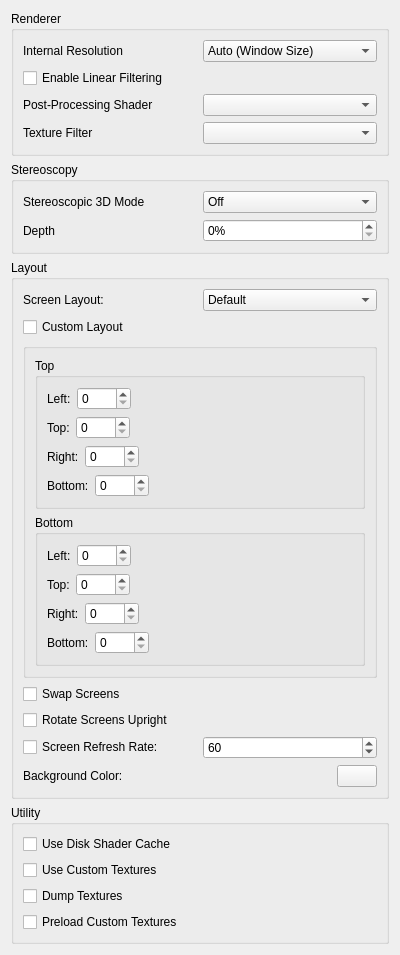
<?xml version="1.0" encoding="UTF-8"?>
<ui version="4.0">
 <class>ConfigureEnhancements</class>
 <widget class="QWidget" name="ConfigureEnhancements">
  <property name="geometry">
   <rect>
    <x>0</x>
    <y>0</y>
    <width>400</width>
    <height>595</height>
   </rect>
  </property>
  <property name="minimumSize">
   <size>
    <width>0</width>
    <height>0</height>
   </size>
  </property>
  <property name="windowTitle">
   <string>Form</string>
  </property>
  <layout class="QVBoxLayout" name="verticalLayout">
   <item>
    <widget class="QGroupBox" name="rendererBox">
     <property name="title">
      <string>Renderer</string>
     </property>
     <layout class="QVBoxLayout" name="verticalLayout_6">
      <item>
       <layout class="QHBoxLayout" name="horizontalLayout">
        <item>
         <widget class="QLabel" name="label">
          <property name="text">
           <string>Internal Resolution</string>
          </property>
         </widget>
        </item>
        <item>
         <widget class="QComboBox" name="resolution_factor_combobox">
          <item>
           <property name="text">
            <string>Auto (Window Size)</string>
           </property>
          </item>
          <item>
           <property name="text">
            <string>Native (400x240)</string>
           </property>
          </item>
          <item>
           <property name="text">
            <string>2x Native (800x480)</string>
           </property>
          </item>
          <item>
           <property name="text">
            <string>3x Native (1200x720)</string>
           </property>
          </item>
          <item>
           <property name="text">
            <string>4x Native (1600x960)</string>
           </property>
          </item>
          <item>
           <property name="text">
            <string>5x Native (2000x1200)</string>
           </property>
          </item>
          <item>
           <property name="text">
            <string>6x Native (2400x1440)</string>
           </property>
          </item>
          <item>
           <property name="text">
            <string>7x Native (2800x1680)</string>
           </property>
          </item>
          <item>
           <property name="text">
            <string>8x Native (3200x1920)</string>
           </property>
          </item>
          <item>
           <property name="text">
            <string>9x Native (3600x2160)</string>
           </property>
          </item>
          <item>
           <property name="text">
            <string>10x Native (4000x2400)</string>
           </property>
          </item>
         </widget>
        </item>
       </layout>
      </item>
      <item>
       <widget class="QCheckBox" name="toggle_linear_filter">
        <property name="text">
         <string>Enable Linear Filtering</string>
        </property>
       </widget>
      </item>
      <item>
       <layout class="QHBoxLayout" name="horizontalLayout_11">
        <item>
         <widget class="QLabel" name="label_2">
          <property name="text">
           <string>Post-Processing Shader</string>
          </property>
         </widget>
        </item>
        <item>
         <widget class="QComboBox" name="shader_combobox"/>
        </item>
       </layout>
      </item>
      <item>
       <layout class="QHBoxLayout" name="horizontalLayout_3">
        <item>
         <widget class="QLabel" name="label_5">
          <property name="text">
           <string>Texture Filter</string>
          </property>
         </widget>
        </item>
        <item>
         <widget class="QComboBox" name="texture_filter_combobox"/>
        </item>
       </layout>
      </item>
     </layout>
    </widget>
   </item>
   <item>
    <widget class="QGroupBox" name="groupBox">
     <property name="title">
      <string>Stereoscopy</string>
     </property>
     <layout class="QVBoxLayout" name="verticalLayout_4">
      <item>
       <layout class="QHBoxLayout" name="horizontalLayout_5">
        <item>
         <widget class="QLabel" name="label_4">
          <property name="text">
           <string>Stereoscopic 3D Mode</string>
          </property>
         </widget>
        </item>
        <item>
         <widget class="QComboBox" name="render_3d_combobox">
          <item>
           <property name="text">
            <string>Off</string>
           </property>
          </item>
          <item>
           <property name="text">
            <string>Side by Side</string>
           </property>
          </item>
          <item>
           <property name="text">
            <string>Anaglyph</string>
           </property>
          </item>
          <item>
           <property name="text">
            <string>Interlaced</string>
           </property>
          </item>
         </widget>
        </item>
       </layout>
      </item>
      <item>
       <layout class="QHBoxLayout" name="horizontalLayout_7">
        <item>
         <widget class="QLabel" name="label_3">
          <property name="text">
           <string>Depth</string>
          </property>
         </widget>
        </item>
        <item>
         <widget class="QSpinBox" name="factor_3d">
          <property name="suffix">
           <string>%</string>
          </property>
          <property name="minimum">
           <number>0</number>
          </property>
          <property name="maximum">
           <number>100</number>
          </property>
          <property name="value">
           <number>0</number>
          </property>
         </widget>
        </item>
       </layout>
      </item>
     </layout>
    </widget>
   </item>
   <item>
    <widget class="QGroupBox" name="layoutBox">
     <property name="title">
      <string>Layout</string>
     </property>
     <layout class="QVBoxLayout" name="verticalLayout_3">
      <item>
       <layout class="QHBoxLayout" name="horizontalLayout_4">
        <item>
         <widget class="QLabel" name="label1">
          <property name="text">
           <string>Screen Layout:</string>
          </property>
         </widget>
        </item>
        <item>
         <widget class="QComboBox" name="layout_combobox">
          <item>
           <property name="text">
            <string>Default</string>
           </property>
          </item>
          <item>
           <property name="text">
            <string>Single Screen</string>
           </property>
          </item>
          <item>
           <property name="text">
            <string>Medium Screen</string>
           </property>
          </item>
          <item>
           <property name="text">
            <string>Large Screen</string>
           </property>
          </item>
          <item>
           <property name="text">
            <string>Side by Side</string>
           </property>
          </item>
         </widget>
        </item>
       </layout>
      </item>
      <item>
       <widget class="QCheckBox" name="custom_layout">
        <property name="text">
         <string>Custom Layout</string>
        </property>
       </widget>
      </item>
      <item>
       <widget class="QGroupBox" name="custom_layout_group">
        <property name="title">
         <string/>
        </property>
        <layout class="QVBoxLayout" name="verticalLayout_5">
         <item>
          <widget class="QGroupBox" name="custom_top">
           <property name="title">
            <string>Top</string>
           </property>
           <layout class="QVBoxLayout" name="verticalLayout_8">
            <item>
             <layout class="QHBoxLayout" name="horizontalLayout_5">
              <item>
               <widget class="QLabel" name="label_6">
                <property name="text">
                 <string>Left:</string>
                </property>
               </widget>
              </item>
              <item>
               <widget class="QSpinBox" name="custom_top_left">
                <property name="maximum">
                 <number>5000</number>
                </property>
               </widget>
              </item>
              <item>
               <spacer name="horizontalSpacer">
                <property name="orientation">
                 <enum>Qt::Horizontal</enum>
                </property>
                <property name="sizeHint" stdset="0">
                 <size>
                  <width>40</width>
                  <height>20</height>
                 </size>
                </property>
               </spacer>
              </item>
             </layout>
            </item>
            <item>
             <layout class="QHBoxLayout" name="horizontalLayout_9">
              <item>
               <widget class="QLabel" name="label_7">
                <property name="text">
                 <string>Top:</string>
                </property>
               </widget>
              </item>
              <item>
               <widget class="QSpinBox" name="custom_top_top">
                <property name="maximum">
                 <number>5000</number>
                </property>
               </widget>
              </item>
              <item>
               <spacer name="horizontalSpacer_2">
                <property name="orientation">
                 <enum>Qt::Horizontal</enum>
                </property>
                <property name="sizeHint" stdset="0">
                 <size>
                  <width>40</width>
                  <height>20</height>
                 </size>
                </property>
               </spacer>
              </item>
             </layout>
            </item>
            <item>
             <layout class="QHBoxLayout" name="horizontalLayout_10">
              <item>
               <widget class="QLabel" name="label_8">
                <property name="text">
                 <string>Right:</string>
                </property>
               </widget>
              </item>
              <item>
               <widget class="QSpinBox" name="custom_top_right">
                <property name="maximum">
                 <number>5000</number>
                </property>
               </widget>
              </item>
              <item>
               <spacer name="horizontalSpacer_3">
                <property name="orientation">
                 <enum>Qt::Horizontal</enum>
                </property>
                <property name="sizeHint" stdset="0">
                 <size>
                  <width>40</width>
                  <height>20</height>
                 </size>
                </property>
               </spacer>
              </item>
             </layout>
            </item>
            <item>
             <layout class="QHBoxLayout" name="horizontalLayout_11">
              <item>
               <widget class="QLabel" name="label_11">
                <property name="text">
                 <string>Bottom:</string>
                </property>
               </widget>
              </item>
              <item>
               <widget class="QSpinBox" name="custom_top_bottom">
                <property name="maximum">
                 <number>5000</number>
                </property>
               </widget>
              </item>
              <item>
               <spacer name="horizontalSpacer_4">
                <property name="orientation">
                 <enum>Qt::Horizontal</enum>
                </property>
                <property name="sizeHint" stdset="0">
                 <size>
                  <width>40</width>
                  <height>20</height>
                 </size>
                </property>
               </spacer>
              </item>
             </layout>
            </item>
           </layout>
          </widget>
         </item>
         <item>
          <widget class="QGroupBox" name="custom_bottom">
           <property name="title">
            <string>Bottom</string>
           </property>
           <layout class="QVBoxLayout" name="verticalLayout_9">
            <item>
             <layout class="QHBoxLayout" name="horizontalLayout_12">
              <item>
               <widget class="QLabel" name="label_9">
                <property name="text">
                 <string>Left:</string>
                </property>
               </widget>
              </item>
              <item>
               <widget class="QSpinBox" name="custom_bottom_left">
                <property name="maximum">
                 <number>5000</number>
                </property>
               </widget>
              </item>
              <item>
               <spacer name="horizontalSpacer_5">
                <property name="orientation">
                 <enum>Qt::Horizontal</enum>
                </property>
                <property name="sizeHint" stdset="0">
                 <size>
                  <width>40</width>
                  <height>20</height>
                 </size>
                </property>
               </spacer>
              </item>
             </layout>
            </item>
            <item>
             <layout class="QHBoxLayout" name="horizontalLayout_13">
              <item>
               <widget class="QLabel" name="label_10">
                <property name="text">
                 <string>Top:</string>
                </property>
               </widget>
              </item>
              <item>
               <widget class="QSpinBox" name="custom_bottom_top">
                <property name="maximum">
                 <number>5000</number>
                </property>
               </widget>
              </item>
              <item>
               <spacer name="horizontalSpacer_6">
                <property name="orientation">
                 <enum>Qt::Horizontal</enum>
                </property>
                <property name="sizeHint" stdset="0">
                 <size>
                  <width>40</width>
                  <height>20</height>
                 </size>
                </property>
               </spacer>
              </item>
             </layout>
            </item>
            <item>
             <layout class="QHBoxLayout" name="horizontalLayout_14">
              <item>
               <widget class="QLabel" name="label_12">
                <property name="text">
                 <string>Right:</string>
                </property>
               </widget>
              </item>
              <item>
               <widget class="QSpinBox" name="custom_bottom_right">
                <property name="maximum">
                 <number>5000</number>
                </property>
               </widget>
              </item>
              <item>
               <spacer name="horizontalSpacer_7">
                <property name="orientation">
                 <enum>Qt::Horizontal</enum>
                </property>
                <property name="sizeHint" stdset="0">
                 <size>
                  <width>40</width>
                  <height>20</height>
                 </size>
                </property>
               </spacer>
              </item>
             </layout>
            </item>
            <item>
             <layout class="QHBoxLayout" name="horizontalLayout_15">
              <item>
               <widget class="QLabel" name="label_13">
                <property name="text">
                 <string>Bottom:</string>
                </property>
               </widget>
              </item>
              <item>
               <widget class="QSpinBox" name="custom_bottom_bottom">
                <property name="maximum">
                 <number>5000</number>
                </property>
               </widget>
              </item>
              <item>
               <spacer name="horizontalSpacer_8">
                <property name="orientation">
                 <enum>Qt::Horizontal</enum>
                </property>
                <property name="sizeHint" stdset="0">
                 <size>
                  <width>40</width>
                  <height>20</height>
                 </size>
                </property>
               </spacer>
              </item>
             </layout>
            </item>
           </layout>
          </widget>
         </item>
        </layout>
       </widget>
      </item>
      <item>
       <widget class="QCheckBox" name="swap_screen">
        <property name="text">
         <string>Swap Screens</string>
        </property>
       </widget>
      </item>
      <item>
       <widget class="QCheckBox" name="upright_screen">
        <property name="text">
         <string>Rotate Screens Upright</string>
        </property>
       </widget>
      </item>
      <item>
       <layout class="QHBoxLayout" name="horizontalLayout_9">
        <item>
         <widget class="QCheckBox" name="custom_refresh_rate">
          <property name="text">
           <string>Screen Refresh Rate:</string>
          </property>
         </widget>
        </item>
        <item>
         <widget class="QSpinBox" name="screen_refresh_rate">
          <property name="minimum">
           <number>1</number>
          </property>
          <property name="maximum">
           <number>999</number>
          </property>
          <property name="value">
           <number>60</number>
          </property>
         </widget>
        </item>
       </layout>
      </item>
      <item>
       <layout class="QHBoxLayout" name="horizontalLayout_6">
        <item>
         <widget class="QLabel" name="bg_label">
          <property name="text">
           <string>Background Color:</string>
          </property>
         </widget>
        </item>
        <item>
         <widget class="QPushButton" name="bg_button">
          <property name="maximumSize">
           <size>
            <width>40</width>
            <height>16777215</height>
           </size>
          </property>
         </widget>
        </item>
       </layout>
      </item>
     </layout>
    </widget>
   </item>
   <item>
    <widget class="QGroupBox" name="utilityBox">
     <property name="title">
      <string>Utility</string>
     </property>
     <layout class="QVBoxLayout" name="verticalLayout_8">
      <item>
       <widget class="QCheckBox" name="toggle_disk_shader_cache">
        <property name="text">
         <string>Use Disk Shader Cache</string>
        </property>
       </widget>
      </item>
      <item>
       <widget class="QCheckBox" name="toggle_custom_textures">
        <property name="toolTip">
         <string>&lt;html&gt;&lt;head/&gt;&lt;body&gt;&lt;p&gt;Replace textures with PNG files.&lt;/p&gt;&lt;p&gt;Textures are loaded from load/textures/[Title ID]/.&lt;/p&gt;&lt;/body&gt;&lt;/html&gt;</string>
        </property>
        <property name="text">
         <string>Use Custom Textures</string>
        </property>
       </widget>
      </item>
      <item>
       <widget class="QCheckBox" name="toggle_dump_textures">
        <property name="toolTip">
         <string>&lt;html&gt;&lt;head/&gt;&lt;body&gt;&lt;p&gt;Dump textures to PNG files.&lt;/p&gt;&lt;p&gt;Textures are dumped to dump/textures/[Title ID]/.&lt;/p&gt;&lt;/body&gt;&lt;/html&gt;</string>
        </property>
        <property name="text">
         <string>Dump Textures</string>
        </property>
       </widget>
      </item>
      <item>
       <widget class="QCheckBox" name="toggle_preload_textures">
        <property name="toolTip">
         <string>&lt;html&gt;&lt;head/&gt;&lt;body&gt;&lt;p&gt;Load all custom textures into memory on boot, instead of loading them when the game requires them.&lt;/p&gt;&lt;/body&gt;&lt;/html&gt;</string>
        </property>
        <property name="text">
         <string>Preload Custom Textures</string>
        </property>
       </widget>
      </item>
     </layout>
    </widget>
   </item>
   <item>
    <spacer name="verticalSpacer">
     <property name="orientation">
      <enum>Qt::Vertical</enum>
     </property>
     <property name="sizeHint" stdset="0">
      <size>
       <width>20</width>
       <height>165</height>
      </size>
     </property>
    </spacer>
   </item>
  </layout>
 </widget>
 <resources/>
 <connections/>
</ui>
